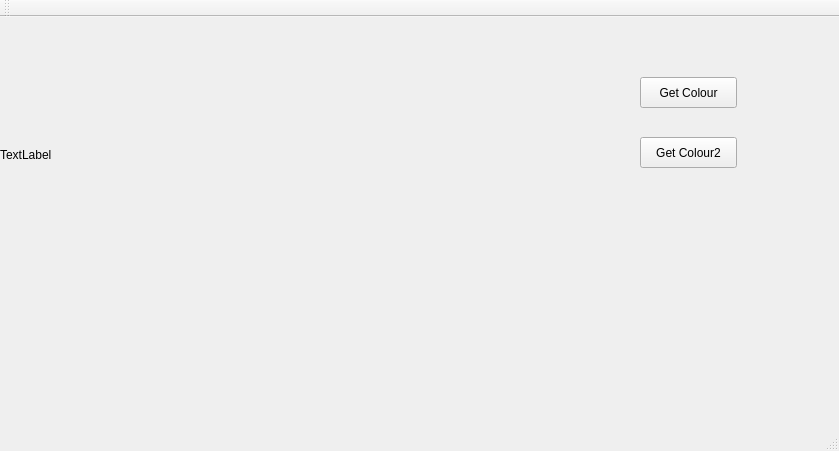
<?xml version="1.0" encoding="UTF-8"?>
<ui version="4.0">
 <class>MainWindow</class>
 <widget class="QMainWindow" name="MainWindow">
  <property name="geometry">
   <rect>
    <x>0</x>
    <y>0</y>
    <width>839</width>
    <height>451</height>
   </rect>
  </property>
  <property name="windowTitle">
   <string>MainWindow</string>
  </property>
  <widget class="QWidget" name="centralWidget">
   <widget class="QLabel" name="label">
    <property name="geometry">
     <rect>
      <x>0</x>
      <y>0</y>
      <width>275</width>
      <height>275</height>
     </rect>
    </property>
    <property name="text">
     <string>TextLabel</string>
    </property>
   </widget>
   <widget class="QPushButton" name="pushButton">
    <property name="geometry">
     <rect>
      <x>640</x>
      <y>60</y>
      <width>97</width>
      <height>31</height>
     </rect>
    </property>
    <property name="text">
     <string>Get Colour</string>
    </property>
   </widget>
   <widget class="QPushButton" name="pushButton_2">
    <property name="geometry">
     <rect>
      <x>640</x>
      <y>120</y>
      <width>97</width>
      <height>31</height>
     </rect>
    </property>
    <property name="text">
     <string>Get Colour2</string>
    </property>
   </widget>
  </widget>
  <widget class="QMenuBar" name="menuBar">
   <property name="geometry">
    <rect>
     <x>0</x>
     <y>0</y>
     <width>839</width>
     <height>27</height>
    </rect>
   </property>
  </widget>
  <widget class="QToolBar" name="mainToolBar">
   <attribute name="toolBarArea">
    <enum>TopToolBarArea</enum>
   </attribute>
   <attribute name="toolBarBreak">
    <bool>false</bool>
   </attribute>
  </widget>
  <widget class="QStatusBar" name="statusBar"/>
 </widget>
 <layoutdefault spacing="6" margin="11"/>
 <resources/>
 <connections/>
</ui>
